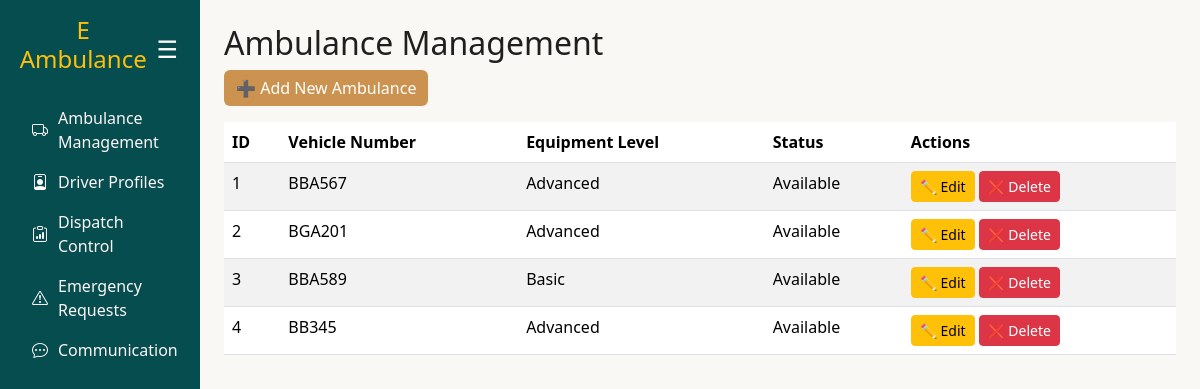
The page /ambulances/ on the database its author committed.
### ambulance/models.py (models this page shows, shortened)
class Ambulance(models.Model):
    AMBULANCE_STATUS = [
        ("available", "Available"),
        ("on_call", "On Call"),
        ("maintenance", "Maintenance"),
    ]
    EQUIPMENT_LEVELS = [
        ("basic", "Basic"),
        ("advanced", "Advanced"),
    ]
    ambulanceid = models.AutoField(primary_key=True)
    vehicle_number = models.CharField(max_length=50, unique=True)
    equipment_level = models.CharField(max_length=10, choices=EQUIPMENT_LEVELS)
    current_status = models.CharField(max_length=15, choices=AMBULANCE_STATUS, default="available")

### ambulance/views.py (the view)
# urls.py: path("ambulances/", views.ambulance_list, name="ambulance_list"),
def ambulance_list(request):
    ambulances = Ambulance.objects.all()
    return render(request, "ambulance_list.html", {"ambulances": ambulances})

### ambulance/templates/ambulance_list.html
{% extends "base.html" %}
{% block content %}
<h2>Ambulance Management</h2>
<a href="{% url 'ambulance_create' %}" class="btn btn-primary" style="background-color:#cc924f; color:white; border:none;">➕ Add New Ambulance</a>
<table class="table table-striped mt-3">
    <thead>
        <tr>
            <th>ID</th>
            <th>Vehicle Number</th>
            <th>Equipment Level</th>
            <th>Status</th>
            <th>Actions</th>
        </tr>
    </thead>
    <tbody>
        {% for ambulance in ambulances %}
        <tr>
            <td>{{ ambulance.ambulanceid }}</td>
            <td>{{ ambulance.vehicle_number }}</td>
            <td>{{ ambulance.get_equipment_level_display }}</td>
            <td>{{ ambulance.get_current_status_display }}</td>
            <td>
                <a href="{% url 'ambulance_update' ambulance.pk %}" class="btn btn-sm btn-warning">✏ Edit</a>
                <a href="{% url 'ambulance_delete' ambulance.pk %}" class="btn btn-sm btn-danger">❌ Delete</a>
            </td>
        </tr>
        {% empty %}
        <tr><td colspan="5">No ambulances available.</td></tr>
        {% endfor %}
    </tbody>
</table>
{% endblock %}

### ambulance/templates/base.html (style rules this page uses)
:root { --brand:#cc924f; --brand-ink:#1a0c0c; --ink:#1f1f1f; --muted:#6b6b6b; --bg:#faf8f5; --card:#ffffff; --ring: rgba(204,146,79,.35); }
body { overflow-x: hidden; background: var(--bg); color: var(--ink); }

### rows shown on the page
Ambulance: ambulanceid "1", vehicle_number "BBA567", equipment_level "Advanced", current_status "Available"
Ambulance: ambulanceid "2", vehicle_number "BGA201", equipment_level "Advanced", current_status "Available"
Ambulance: ambulanceid "3", vehicle_number "BBA589", equipment_level "Basic", current_status "Available"
Ambulance: ambulanceid "4", vehicle_number "BB345", equipment_level "Advanced", current_status "Available"
